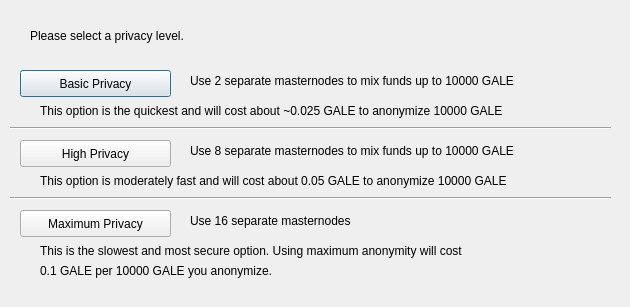
<?xml version="1.0" encoding="UTF-8"?>
<ui version="4.0">
 <class>ObfuscationConfig</class>
 <widget class="QDialog" name="ObfuscationConfig">
  <property name="geometry">
   <rect>
    <x>0</x>
    <y>0</y>
    <width>630</width>
    <height>307</height>
   </rect>
  </property>
  <property name="windowTitle">
   <string>Configure Obfuscation</string>
  </property>
  <widget class="QPushButton" name="buttonBasic">
   <property name="geometry">
    <rect>
     <x>20</x>
     <y>70</y>
     <width>151</width>
     <height>27</height>
    </rect>
   </property>
   <property name="text">
    <string>Basic Privacy</string>
   </property>
  </widget>
  <widget class="QPushButton" name="buttonHigh">
   <property name="geometry">
    <rect>
     <x>20</x>
     <y>140</y>
     <width>151</width>
     <height>27</height>
    </rect>
   </property>
   <property name="text">
    <string>High Privacy</string>
   </property>
  </widget>
  <widget class="QPushButton" name="buttonMax">
   <property name="geometry">
    <rect>
     <x>20</x>
     <y>210</y>
     <width>151</width>
     <height>27</height>
    </rect>
   </property>
   <property name="text">
    <string>Maximum Privacy</string>
   </property>
  </widget>
  <widget class="QLabel" name="label">
   <property name="geometry">
    <rect>
     <x>30</x>
     <y>20</y>
     <width>571</width>
     <height>31</height>
    </rect>
   </property>
   <property name="text">
    <string>Please select a privacy level.</string>
   </property>
  </widget>
  <widget class="QLabel" name="label_2">
   <property name="geometry">
    <rect>
     <x>190</x>
     <y>70</y>
     <width>421</width>
     <height>21</height>
    </rect>
   </property>
   <property name="text">
    <string>Use 2 separate masternodes to mix funds up to 10000 GALE</string>
   </property>
  </widget>
  <widget class="QLabel" name="label_3">
   <property name="geometry">
    <rect>
     <x>190</x>
     <y>140</y>
     <width>411</width>
     <height>21</height>
    </rect>
   </property>
   <property name="text">
    <string>Use 8 separate masternodes to mix funds up to 10000 GALE</string>
   </property>
  </widget>
  <widget class="QLabel" name="label_4">
   <property name="geometry">
    <rect>
     <x>190</x>
     <y>210</y>
     <width>421</width>
     <height>21</height>
    </rect>
   </property>
   <property name="text">
    <string>Use 16 separate masternodes</string>
   </property>
  </widget>
  <widget class="QLabel" name="label_6">
   <property name="geometry">
    <rect>
     <x>40</x>
     <y>100</y>
     <width>561</width>
     <height>21</height>
    </rect>
   </property>
   <property name="text">
    <string>This option is the quickest and will cost about ~0.025 GALE to anonymize 10000 GALE</string>
   </property>
  </widget>
  <widget class="QLabel" name="label_7">
   <property name="geometry">
    <rect>
     <x>40</x>
     <y>170</y>
     <width>561</width>
     <height>21</height>
    </rect>
   </property>
   <property name="text">
    <string>This option is moderately fast and will cost about 0.05 GALE to anonymize 10000 GALE</string>
   </property>
  </widget>
  <widget class="QLabel" name="label_8">
   <property name="geometry">
    <rect>
     <x>40</x>
     <y>240</y>
     <width>561</width>
     <height>21</height>
    </rect>
   </property>
   <property name="text">
    <string>This is the slowest and most secure option. Using maximum anonymity will cost</string>
   </property>
  </widget>
  <widget class="QLabel" name="label_9">
   <property name="geometry">
    <rect>
     <x>40</x>
     <y>260</y>
     <width>561</width>
     <height>21</height>
    </rect>
   </property>
   <property name="text">
    <string>0.1 GALE per 10000 GALE you anonymize.</string>
   </property>
  </widget>
  <widget class="Line" name="line">
   <property name="geometry">
    <rect>
     <x>10</x>
     <y>120</y>
     <width>601</width>
     <height>16</height>
    </rect>
   </property>
   <property name="orientation">
    <enum>Qt::Horizontal</enum>
   </property>
  </widget>
  <widget class="Line" name="line_2">
   <property name="geometry">
    <rect>
     <x>10</x>
     <y>190</y>
     <width>601</width>
     <height>16</height>
    </rect>
   </property>
   <property name="orientation">
    <enum>Qt::Horizontal</enum>
   </property>
  </widget>
 </widget>
 <resources/>
 <connections/>
</ui>
